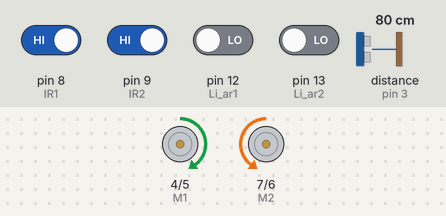
A sketch run on a simulated Arduino Uno, built with avr-gcc and run on an emulated ATmega328P. On the bench: direction and speed pins drawn as motors (green arrow = direction pin HIGH = forward, orange = LOW = backward, longer = more drive). Wiring (inferred from the names in the program): range finder with pulse-width output: data pin 3. The test bench sets the inputs (shaded band); at power-on: pin 8 (IR1), pin 9 (IR2) HIGH, pin 12 (Li_ar1), pin 13 (Li_ar2) LOW, distance to the obstacle (sensor on pin 3) 80 cm. The echo pulse lasts 58.3 µs per cm.

Above: at 6.2 s.
6.3 s: distance to the obstacle (sensor on pin 3) set to 37 cm
7.8 s: distance to the obstacle (sensor on pin 3) set to 28 cm
At 8.1 s:
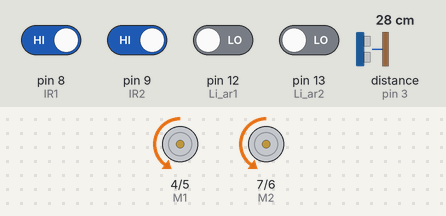
9.3 s: pin 12 (Li_ar1) driven HIGH
At 10.0 s:
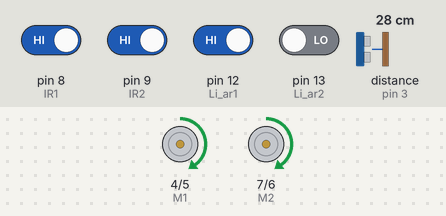
10.8 s: pin 12 (Li_ar1) driven LOW
At 11.8 s:
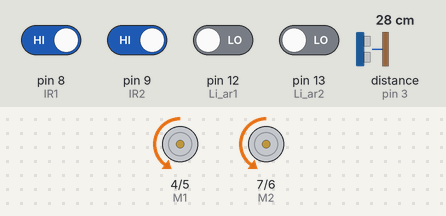
12.8 s: pin 13 (Li_ar2) driven HIGH
At 13.7 s:
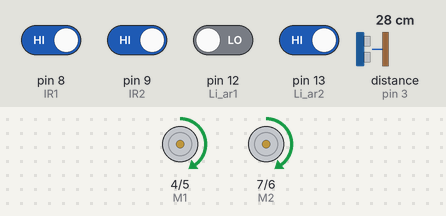
Timing chart, 0 to 15.3 s (numbered marks = the images above; inputs shaded):
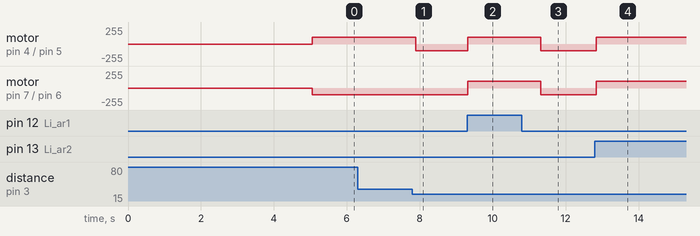

Measured:
- the behaviour switches between 33 and 32 cm on distance to the obstacle (sensor on pin 3) (found by bisection; images 0 and 1)
- after the input at 6.3 s, every drawn part: stays the same
- after the input at 7.8 s, motor on pin 4 (M1) / pin 5 (E1): forward 100/255 → backward 100/255 after 0.09 s
- after the input at 9.3 s, motor on pin 4 (M1) / pin 5 (E1), motor on pin 7 (M2) / pin 6 (E2): backward 100/255 → forward 100/255 at once
- after the input at 10.8 s, motor on pin 4 (M1) / pin 5 (E1), motor on pin 7 (M2) / pin 6 (E2): forward 100/255 → backward 100/255 after 0.52 s
- after the input at 12.8 s, motor on pin 4 (M1) / pin 5 (E1), motor on pin 7 (M2) / pin 6 (E2): backward 100/255 → forward 100/255 at once

The sketch:

search_run.ino
```cpp
#define IR1 8
#define IR2 9
#define Li_ar1 12
#define Li_ar2 13

#define E1 5    //M1 Speed Control
#define E2 6    //M2 Speed Control
#define M1 4    //M1 Direction Control
#define M2 7    //M2 Direction Control

#define Sonar 3

int IRstate1 = 0;
int IRstate2 = 0;
int IRstate_Li_ar1 = 0;
int IRstate_Li_ar2 = 0;

//Sonar variable
long sensor = 0;
long pulse = 0;
long dist = 0;

void stop(void)                    //Stop
{
  digitalWrite(E1,0);
  digitalWrite(M1,LOW);
  digitalWrite(E2,0);
  digitalWrite(M2,LOW);
}
void advance(char a,char b)          //Move forward
{
  analogWrite (E1,a);      //PWM Speed Control
  digitalWrite(M1,HIGH);
  analogWrite (E2,b);
  digitalWrite(M2,HIGH);
  delay(2000);
}
void back_off (char a,char b)          //Move backward
{
  analogWrite (E1,a);
  digitalWrite(M1,LOW);
  analogWrite (E2,b);
  digitalWrite(M2,LOW);
}
void turn_L (char a,char b)             //Turn Left
{
  analogWrite (E1,a);
  digitalWrite(M1,LOW);
  analogWrite (E2,b);
  digitalWrite(M2,HIGH);
}
void turn_R (char a,char b)             //Turn Right
{
  analogWrite (E1,a);
  digitalWrite(M1,HIGH);
  analogWrite (E2,b);
  digitalWrite(M2,LOW);
}

void setup() {
  for(int i=4;i<=7;i++)
  pinMode(i, OUTPUT);
  digitalWrite(E1,LOW);
  digitalWrite(E2,LOW);
  pinMode(IR1, INPUT);
  pinMode(IR2, INPUT);
  pinMode(Li_ar1, INPUT);
  pinMode(Li_ar2, INPUT);
  delay(5000);
}
void loop() {

  //sonar distance
  pulse = pulseIn(Sonar, HIGH);
  sensor = pulse / 147;
  dist = sensor * 2,54;

  IRstate1=digitalRead(IR1);
  IRstate2=digitalRead(IR2);
  IRstate_Li_ar1=digitalRead(Li_ar1);
  IRstate_Li_ar2=digitalRead(Li_ar2);

  if(IRstate_Li_ar1 == 1 || IRstate_Li_ar2 == 1)
  {
    advance(100,100);
  }
  else
  {
    if(dist>25)
    {
      turn_R(100,100);
    }
    else if(dist>15 && dist<25)
    {
      back_off(100,100);
    }
    else if(dist<15)
    {
      if(IRstate1 == 0 && IRstate2 == 0)
      {
        back_off(100,100);
      }
    }
  }
}
```
